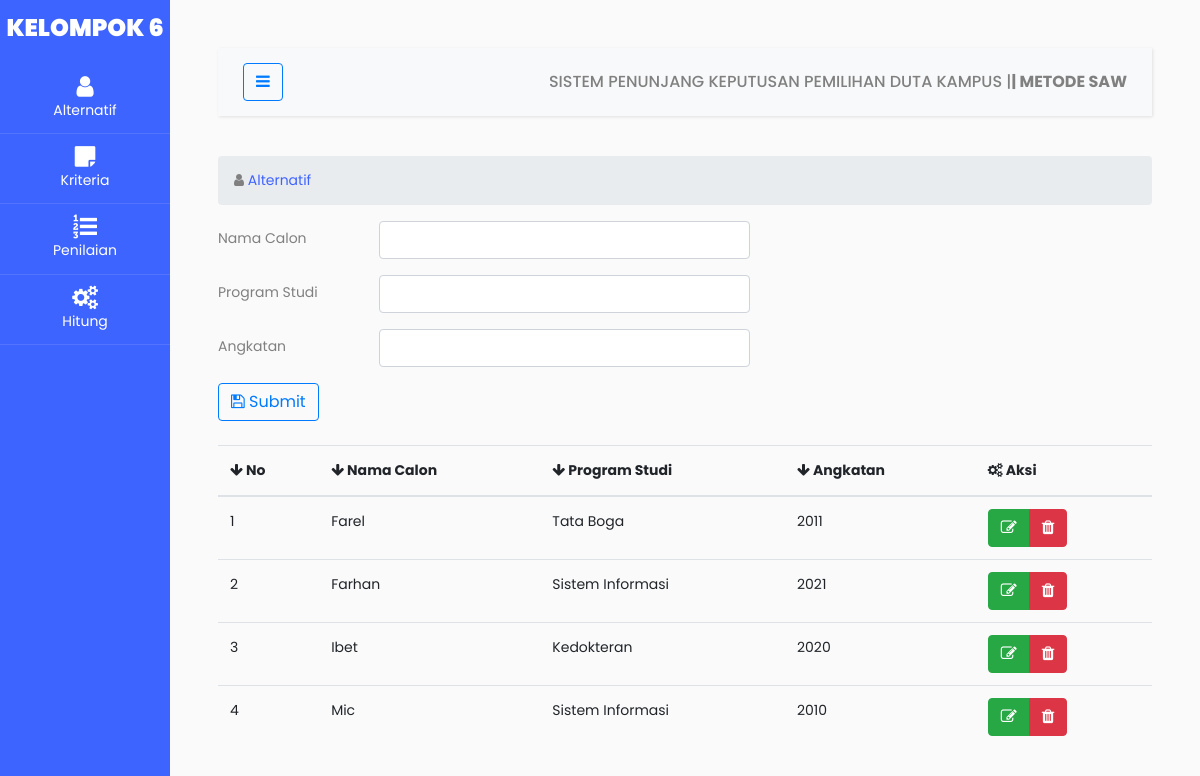
The page / on the database its author committed.
### tables this page shows
CREATE TABLE `spk_calon` (
  `nama` varchar(50) NOT NULL,
  `prodi` varchar(40) NOT NULL,
  `angkatan` varchar(30) NOT NULL
);

### index.php (the view, shortened to what this page needs)
<!doctype html>
<html lang="en">
<?php
include 'components/head.php';
?>
<body>
  <div class="wrapper d-flex align-items-stretch">
    <?php
    include 'components/sidebar.php';
    ?>
    <div id="content" class="p-4 p-md-5">
      <?php
      include 'components/navbar.php';
      ?>
      <section id="main-content">
        <section class="wrapper">
          <div class="row">
            <div class="col-lg-12">
              <ol class="breadcrumb">
                <li><i class="fa fa-user"></i><a href="index.php"> Alternatif</a></li>
              </ol>
            </div>
          </div>
          <?php
          include 'koneksi.php';
          ?>
          <form method="POST" action="">
            <div class="form-group row">
              <label class="col-sm-2 col-form-label">Nama Calon</label>
              <div class="col-sm-5">
                <input type="text" class="form-control" name="nama">
              </div>
            </div>
            <div class="form-group row">
              <label class="col-sm-2 col-form-label">Program Studi</label>
              <div class="col-sm-5">
                <input type="text" class="form-control" name="prodi">
              </div>
            </div>
            <div class="form-group row">
              <label class="col-sm-2 col-form-label">Angkatan</label>
              <div class="col-sm-5">
                <input type="text" class="form-control" name="angkatan">
              </div>
            </div>
            <div class="mb-4">
              <button type="submit" name="submit" class="btn btn-outline-primary"><i class="fa fa-save"></i> Submit</button>
            </div>
          </form>
          <table class="table">
            <thead>
              <tr>
                <th><i class="fa fa-arrow-down"></i> No</th>
                <th><i class="fa fa-arrow-down"></i> Nama Calon</th>
                <th><i class="fa fa-arrow-down"></i> Program Studi</th>
                <th><i class="fa fa-arrow-down"></i> Angkatan</th>
                <th><i class="fa fa-cogs"></i> Aksi</th>
              </tr>
            </thead>
            <tbody>
              <?php
              $b = 0;
              $sql = "SELECT*FROM spk_calon ORDER BY nama ASC";
              $hasil = $conn->query($sql);
              $rows = $hasil->num_rows;
              if ($rows > 0) {
                while ($row = $hasil->fetch_row()) {
              ?>
                  <tr>
                    <td><?php echo $b = $b + 1; ?></td>
                    <td><?= $row[0] ?></td>
                    <td><?= $row[1] ?></td>
                    <td><?= $row[2] ?></td>
                    <td>
                      <div class="btn-group">
                        <a class="btn btn-success" href="alt_ubah.php?nama=<?= $row[0] ?>"><i class="fa fa-edit"></i></a>
                        <a class="btn btn-danger" href="alt_hapus.php?nama=<?= $row[0] ?>"><i class="fa fa-trash"></i></a>
                      </div>
                    </td>
                  </tr>
              <?php }
              } else {
                echo "<tr>
                    <td>Data Tidak Ada</td>
                <tr>";
              } ?>
            </tbody>
          </table>
        </section>
      </section>
    </div>
  </div>
</body>
</html>

### rows shown on the page
spk_calon: nama "Farel", prodi "Tata Boga", angkatan "2011"
spk_calon: b "2", nama "Farhan", prodi "Sistem Informasi", angkatan "2021"
spk_calon: b "3", nama "Ibet", prodi "Kedokteran", angkatan "2020"
spk_calon: b "4", nama "Mic", prodi "Sistem Informasi", angkatan "2010"
